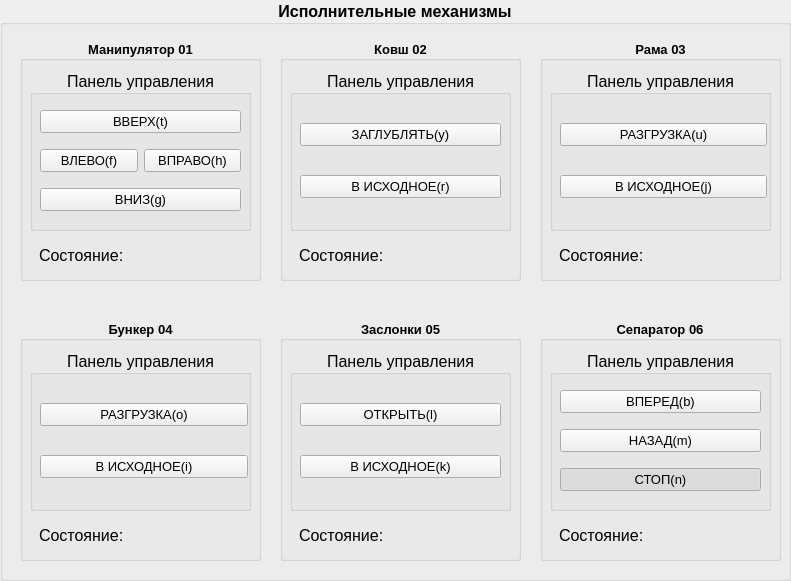
   <widget class="QGroupBox" name="groupBoxActuators">
    <property name="geometry">
     <rect>
      <x>390</x>
      <y>50</y>
      <width>791</width>
      <height>581</height>
     </rect>
    </property>
    <property name="font">
     <font>
      <family>Arial</family>
      <pointsize>12</pointsize>
      <weight>75</weight>
      <bold>true</bold>
     </font>
    </property>
    <property name="title">
     <string>Исполнительные механизмы</string>
    </property>
    <property name="alignment">
     <set>Qt::AlignCenter</set>
    </property>
    <widget class="QGroupBox" name="groupBoxManipulator">
     <property name="geometry">
      <rect>
       <x>20</x>
       <y>40</y>
       <width>241</width>
       <height>241</height>
      </rect>
     </property>
     <property name="font">
      <font>
       <family>Arial</family>
       <pointsize>10</pointsize>
       <weight>75</weight>
       <bold>true</bold>
      </font>
     </property>
     <property name="title">
      <string>Манипулятор 01</string>
     </property>
     <property name="alignment">
      <set>Qt::AlignCenter</set>
     </property>
     <widget class="QWidget" name="horizontalLayoutWidget_2">
      <property name="geometry">
       <rect>
        <x>19</x>
        <y>200</y>
        <width>211</width>
        <height>31</height>
       </rect>
      </property>
      <layout class="QHBoxLayout" name="horizontalLayout_2">
       <item>
        <widget class="QLabel" name="label_6">
         <property name="font">
          <font>
           <family>Arial</family>
           <pointsize>12</pointsize>
           <weight>50</weight>
           <italic>false</italic>
           <bold>false</bold>
          </font>
         </property>
         <property name="text">
          <string>Состояние:</string>
         </property>
         <property name="textFormat">
          <enum>Qt::AutoText</enum>
         </property>
         <property name="margin">
          <number>0</number>
         </property>
        </widget>
       </item>
      </layout>
     </widget>
     <widget class="QGroupBox" name="groupBoxControlManipulator">
      <property name="geometry">
       <rect>
        <x>10</x>
        <y>30</y>
        <width>221</width>
        <height>161</height>
       </rect>
      </property>
      <property name="font">
       <font>
        <family>Arial</family>
        <pointsize>12</pointsize>
        <weight>50</weight>
        <bold>false</bold>
       </font>
      </property>
      <property name="title">
       <string>Панель управления</string>
      </property>
      <property name="alignment">
       <set>Qt::AlignCenter</set>
      </property>
      <widget class="QWidget" name="verticalLayoutWidget">
       <property name="geometry">
        <rect>
         <x>10</x>
         <y>30</y>
         <width>201</width>
         <height>121</height>
        </rect>
       </property>
       <layout class="QVBoxLayout" name="verticalLayout_2">
        <item>
         <widget class="QPushButton" name="pushButtonManipulatorUp">
          <property name="minimumSize">
           <size>
            <width>0</width>
            <height>0</height>
           </size>
          </property>
          <property name="font">
           <font>
            <family>Arial</family>
            <pointsize>10</pointsize>
            <weight>50</weight>
            <bold>false</bold>
           </font>
          </property>
          <property name="inputMethodHints">
           <set>Qt::ImhNone</set>
          </property>
          <property name="text">
           <string>ВВЕРХ(t)</string>
          </property>
          <property name="checkable">
           <bool>true</bool>
          </property>
          <property name="checked">
           <bool>false</bool>
          </property>
         </widget>
        </item>
        <item>
         <layout class="QHBoxLayout" name="horizontalLayout">
          <item>
           <widget class="QPushButton" name="pushButtonManipulatorLeft">
            <property name="font">
             <font>
              <family>Arial</family>
              <pointsize>10</pointsize>
              <weight>50</weight>
              <bold>false</bold>
             </font>
            </property>
            <property name="text">
             <string>ВЛЕВО(f)</string>
            </property>
            <property name="checkable">
             <bool>true</bool>
            </property>
           </widget>
          </item>
          <item>
           <widget class="QPushButton" name="pushButtonManipulatorRight">
            <property name="font">
             <font>
              <family>Arial</family>
              <pointsize>10</pointsize>
              <weight>50</weight>
              <bold>false</bold>
             </font>
            </property>
            <property name="text">
             <string>ВПРАВО(h)</string>
            </property>
            <property name="checkable">
             <bool>true</bool>
            </property>
           </widget>
          </item>
         </layout>
        </item>
        <item>
         <widget class="QPushButton" name="pushButtonManipulatorDown">
          <property name="font">
           <font>
            <family>Arial</family>
            <pointsize>10</pointsize>
            <weight>50</weight>
            <bold>false</bold>
           </font>
          </property>
          <property name="text">
           <string>ВНИЗ(g)</string>
          </property>
          <property name="checkable">
           <bool>true</bool>
          </property>
         </widget>
        </item>
       </layout>
      </widget>
     </widget>
    </widget>
    <widget class="QGroupBox" name="groupBoxLadle">
     <property name="geometry">
      <rect>
       <x>280</x>
       <y>40</y>
       <width>241</width>
       <height>241</height>
      </rect>
     </property>
     <property name="font">
      <font>
       <family>Arial</family>
       <pointsize>10</pointsize>
       <weight>75</weight>
       <bold>true</bold>
      </font>
     </property>
     <property name="title">
      <string>Ковш 02</string>
     </property>
     <property name="alignment">
      <set>Qt::AlignCenter</set>
     </property>
     <widget class="QWidget" name="horizontalLayoutWidget_3">
      <property name="geometry">
       <rect>
        <x>19</x>
        <y>200</y>
        <width>211</width>
        <height>31</height>
       </rect>
      </property>
      <layout class="QHBoxLayout" name="horizontalLayout_3">
       <item>
        <widget class="QLabel" name="label_7">
         <property name="font">
          <font>
           <family>Arial</family>
           <pointsize>12</pointsize>
           <weight>50</weight>
           <italic>false</italic>
           <bold>false</bold>
          </font>
         </property>
         <property name="text">
          <string>Состояние:</string>
         </property>
         <property name="textFormat">
          <enum>Qt::AutoText</enum>
         </property>
         <property name="margin">
          <number>0</number>
         </property>
        </widget>
       </item>
      </layout>
     </widget>
     <widget class="QGroupBox" name="groupBoxControlLadle">
      <property name="geometry">
       <rect>
        <x>10</x>
        <y>30</y>
        <width>221</width>
        <height>161</height>
       </rect>
      </property>
      <property name="font">
       <font>
        <family>Arial</family>
        <pointsize>12</pointsize>
        <weight>50</weight>
        <bold>false</bold>
       </font>
      </property>
      <property name="title">
       <string>Панель управления</string>
      </property>
      <property name="alignment">
       <set>Qt::AlignCenter</set>
      </property>
      <widget class="QWidget" name="verticalLayoutWidget_2">
       <property name="geometry">
        <rect>
         <x>10</x>
         <y>30</y>
         <width>201</width>
         <height>121</height>
        </rect>
       </property>
       <layout class="QVBoxLayout" name="verticalLayout_3">
        <item>
         <widget class="QPushButton" name="pushButtonLadleDown">
          <property name="minimumSize">
           <size>
            <width>0</width>
            <height>0</height>
           </size>
          </property>
          <property name="font">
           <font>
            <family>Arial</family>
            <pointsize>10</pointsize>
            <weight>50</weight>
            <bold>false</bold>
           </font>
          </property>
          <property name="inputMethodHints">
           <set>Qt::ImhNone</set>
          </property>
          <property name="text">
           <string>ЗАГЛУБЛЯТЬ(y)</string>
          </property>
          <property name="checkable">
           <bool>true</bool>
          </property>
          <property name="checked">
           <bool>false</bool>
          </property>
         </widget>
        </item>
        <item>
         <widget class="QPushButton" name="pushButtonLadleUp">
          <property name="minimumSize">
           <size>
            <width>0</width>
            <height>0</height>
           </size>
          </property>
          <property name="font">
           <font>
            <family>Arial</family>
            <pointsize>10</pointsize>
            <weight>50</weight>
            <bold>false</bold>
           </font>
          </property>
          <property name="inputMethodHints">
           <set>Qt::ImhNone</set>
          </property>
          <property name="text">
           <string>В ИСХОДНОЕ(r)</string>
          </property>
          <property name="checkable">
           <bool>true</bool>
          </property>
          <property name="checked">
           <bool>false</bool>
          </property>
         </widget>
        </item>
       </layout>
      </widget>
     </widget>
    </widget>
    <widget class="QGroupBox" name="groupBoxFrame">
     <property name="geometry">
      <rect>
       <x>540</x>
       <y>40</y>
       <width>241</width>
       <height>241</height>
      </rect>
     </property>
     <property name="font">
      <font>
       <family>Arial</family>
       <pointsize>10</pointsize>
       <weight>75</weight>
       <bold>true</bold>
      </font>
     </property>
     <property name="title">
      <string>Рама 03</string>
     </property>
     <property name="alignment">
      <set>Qt::AlignCenter</set>
     </property>
     <widget class="QWidget" name="horizontalLayoutWidget_4">
      <property name="geometry">
       <rect>
        <x>19</x>
        <y>200</y>
        <width>211</width>
        <height>31</height>
       </rect>
      </property>
      <layout class="QHBoxLayout" name="horizontalLayout_4">
       <item>
        <widget class="QLabel" name="label_8">
         <property name="font">
          <font>
           <family>Arial</family>
           <pointsize>12</pointsize>
           <weight>50</weight>
           <italic>false</italic>
           <bold>false</bold>
          </font>
         </property>
         <property name="text">
          <string>Состояние:</string>
         </property>
         <property name="textFormat">
          <enum>Qt::AutoText</enum>
         </property>
         <property name="margin">
          <number>0</number>
         </property>
        </widget>
       </item>
      </layout>
     </widget>
     <widget class="QGroupBox" name="groupBoxControlFrame">
      <property name="geometry">
       <rect>
        <x>10</x>
        <y>30</y>
        <width>221</width>
        <height>161</height>
       </rect>
      </property>
      <property name="font">
       <font>
        <family>Arial</family>
        <pointsize>12</pointsize>
        <weight>50</weight>
        <bold>false</bold>
       </font>
      </property>
      <property name="title">
       <string>Панель управления</string>
      </property>
      <property name="alignment">
       <set>Qt::AlignCenter</set>
      </property>
      <widget class="QWidget" name="verticalLayoutWidget_3">
       <property name="geometry">
        <rect>
         <x>10</x>
         <y>30</y>
         <width>207</width>
         <height>121</height>
        </rect>
       </property>
       <layout class="QVBoxLayout" name="verticalLayout_4">
        <item>
         <widget class="QPushButton" name="pushButtonFrameUp">
          <property name="minimumSize">
           <size>
            <width>0</width>
            <height>0</height>
           </size>
          </property>
          <property name="font">
           <font>
            <family>Arial</family>
            <pointsize>10</pointsize>
            <weight>50</weight>
            <bold>false</bold>
           </font>
          </property>
          <property name="inputMethodHints">
           <set>Qt::ImhNone</set>
          </property>
          <property name="text">
           <string>РАЗГРУЗКА(u)</string>
          </property>
          <property name="checkable">
           <bool>true</bool>
          </property>
          <property name="checked">
           <bool>false</bool>
          </property>
         </widget>
        </item>
        <item>
         <widget class="QPushButton" name="pushButtonFrameDown">
          <property name="minimumSize">
           <size>
            <width>0</width>
            <height>0</height>
           </size>
          </property>
          <property name="font">
           <font>
            <family>Arial</family>
            <pointsize>10</pointsize>
            <weight>50</weight>
            <bold>false</bold>
           </font>
          </property>
          <property name="inputMethodHints">
           <set>Qt::ImhNone</set>
          </property>
          <property name="text">
           <string>В ИСХОДНОЕ(j)</string>
          </property>
          <property name="checkable">
           <bool>true</bool>
          </property>
          <property name="checked">
           <bool>false</bool>
          </property>
         </widget>
        </item>
       </layout>
      </widget>
     </widget>
    </widget>
    <widget class="QGroupBox" name="groupBoxBunker">
     <property name="geometry">
      <rect>
       <x>20</x>
       <y>320</y>
       <width>241</width>
       <height>241</height>
      </rect>
     </property>
     <property name="font">
      <font>
       <family>Arial</family>
       <pointsize>10</pointsize>
       <weight>75</weight>
       <bold>true</bold>
      </font>
     </property>
     <property name="title">
      <string>Бункер 04</string>
     </property>
     <property name="alignment">
      <set>Qt::AlignCenter</set>
     </property>
     <widget class="QWidget" name="horizontalLayoutWidget_5">
      <property name="geometry">
       <rect>
        <x>19</x>
        <y>200</y>
        <width>211</width>
        <height>31</height>
       </rect>
      </property>
      <layout class="QHBoxLayout" name="horizontalLayout_5">
       <item>
        <widget class="QLabel" name="label_9">
         <property name="font">
          <font>
           <family>Arial</family>
           <pointsize>12</pointsize>
           <weight>50</weight>
           <italic>false</italic>
           <bold>false</bold>
          </font>
         </property>
         <property name="text">
          <string>Состояние:</string>
         </property>
         <property name="textFormat">
          <enum>Qt::AutoText</enum>
         </property>
         <property name="margin">
          <number>0</number>
         </property>
        </widget>
       </item>
      </layout>
     </widget>
     <widget class="QGroupBox" name="groupBoxControlBunker">
      <property name="geometry">
       <rect>
        <x>10</x>
        <y>30</y>
        <width>221</width>
        <height>161</height>
       </rect>
      </property>
      <property name="font">
       <font>
        <family>Arial</family>
        <pointsize>12</pointsize>
        <weight>50</weight>
        <bold>false</bold>
       </font>
      </property>
      <property name="title">
       <string>Панель управления</string>
      </property>
      <property name="alignment">
       <set>Qt::AlignCenter</set>
      </property>
      <widget class="QWidget" name="verticalLayoutWidget_4">
       <property name="geometry">
        <rect>
         <x>10</x>
         <y>30</y>
         <width>208</width>
         <height>121</height>
        </rect>
       </property>
       <layout class="QVBoxLayout" name="verticalLayout_5">
        <item>
         <widget class="QPushButton" name="pushButtonBunkerUp">
          <property name="minimumSize">
           <size>
            <width>0</width>
            <height>0</height>
           </size>
          </property>
          <property name="font">
           <font>
            <family>Arial</family>
            <pointsize>10</pointsize>
            <weight>50</weight>
            <bold>false</bold>
           </font>
          </property>
          <property name="inputMethodHints">
           <set>Qt::ImhNone</set>
          </property>
          <property name="text">
           <string>РАЗГРУЗКА(o)</string>
          </property>
          <property name="checkable">
           <bool>true</bool>
          </property>
          <property name="checked">
           <bool>false</bool>
          </property>
         </widget>
        </item>
        <item>
         <widget class="QPushButton" name="pushButtonBunkerDown">
          <property name="minimumSize">
           <size>
            <width>0</width>
            <height>0</height>
           </size>
          </property>
          <property name="font">
           <font>
            <family>Arial</family>
            <pointsize>10</pointsize>
            <weight>50</weight>
            <bold>false</bold>
           </font>
          </property>
          <property name="inputMethodHints">
           <set>Qt::ImhNone</set>
          </property>
          <property name="text">
           <string>В ИСХОДНОЕ(i)</string>
          </property>
          <property name="checkable">
           <bool>true</bool>
          </property>
          <property name="checked">
           <bool>false</bool>
          </property>
         </widget>
        </item>
       </layout>
      </widget>
     </widget>
    </widget>
    <widget class="QGroupBox" name="groupBoxFlaps">
     <property name="geometry">
      <rect>
       <x>280</x>
       <y>320</y>
       <width>241</width>
       <height>241</height>
      </rect>
     </property>
     <property name="font">
      <font>
       <family>Arial</family>
       <pointsize>10</pointsize>
       <weight>75</weight>
       <bold>true</bold>
      </font>
     </property>
     <property name="title">
      <string>Заслонки 05</string>
     </property>
     <property name="alignment">
      <set>Qt::AlignCenter</set>
     </property>
     <widget class="QWidget" name="horizontalLayoutWidget_6">
      <property name="geometry">
       <rect>
        <x>19</x>
        <y>200</y>
        <width>211</width>
        <height>31</height>
       </rect>
      </property>
      <layout class="QHBoxLayout" name="horizontalLayout_6">
       <item>
        <widget class="QLabel" name="label_10">
         <property name="font">
          <font>
           <family>Arial</family>
           <pointsize>12</pointsize>
           <weight>50</weight>
           <italic>false</italic>
           <bold>false</bold>
          </font>
         </property>
         <property name="text">
          <string>Состояние:</string>
         </property>
         <property name="textFormat">
          <enum>Qt::AutoText</enum>
         </property>
         <property name="margin">
          <number>0</number>
         </property>
        </widget>
       </item>
      </layout>
     </widget>
     <widget class="QGroupBox" name="groupBoxControlFlaps">
      <property name="geometry">
       <rect>
        <x>10</x>
        <y>30</y>
        <width>221</width>
        <height>161</height>
       </rect>
      </property>
      <property name="font">
       <font>
        <family>Arial</family>
        <pointsize>12</pointsize>
        <weight>50</weight>
        <bold>false</bold>
       </font>
      </property>
      <property name="title">
       <string>Панель управления</string>
      </property>
      <property name="alignment">
       <set>Qt::AlignCenter</set>
      </property>
      <widget class="QWidget" name="verticalLayoutWidget_5">
       <property name="geometry">
        <rect>
         <x>10</x>
         <y>30</y>
         <width>201</width>
         <height>121</height>
        </rect>
       </property>
       <layout class="QVBoxLayout" name="verticalLayout_6">
        <item>
         <widget class="QPushButton" name="pushButtonFlapsUp">
          <property name="minimumSize">
           <size>
            <width>0</width>
            <height>0</height>
           </size>
          </property>
          <property name="font">
           <font>
            <family>Arial</family>
            <pointsize>10</pointsize>
            <weight>50</weight>
            <bold>false</bold>
           </font>
          </property>
          <property name="inputMethodHints">
           <set>Qt::ImhNone</set>
          </property>
          <property name="text">
           <string>ОТКРЫТЬ(l)</string>
          </property>
          <property name="checkable">
           <bool>true</bool>
          </property>
          <property name="checked">
           <bool>false</bool>
          </property>
         </widget>
        </item>
        <item>
         <widget class="QPushButton" name="pushButtonFlapsDown">
          <property name="minimumSize">
           <size>
            <width>0</width>
            <height>0</height>
           </size>
          </property>
          <property name="font">
           <font>
            <family>Arial</family>
            <pointsize>10</pointsize>
            <weight>50</weight>
            <bold>false</bold>
           </font>
          </property>
          <property name="inputMethodHints">
           <set>Qt::ImhNone</set>
          </property>
          <property name="text">
           <string>В ИСХОДНОЕ(k)</string>
          </property>
          <property name="checkable">
           <bool>true</bool>
          </property>
          <property name="checked">
           <bool>false</bool>
          </property>
         </widget>
        </item>
       </layout>
      </widget>
     </widget>
    </widget>
    <widget class="QGroupBox" name="groupBoxSeparator">
     <property name="geometry">
      <rect>
       <x>540</x>
       <y>320</y>
       <width>241</width>
       <height>241</height>
      </rect>
     </property>
     <property name="font">
      <font>
       <family>Arial</family>
       <pointsize>10</pointsize>
       <weight>75</weight>
       <bold>true</bold>
      </font>
     </property>
     <property name="title">
      <string>Сепаратор 06</string>
     </property>
     <property name="alignment">
      <set>Qt::AlignCenter</set>
     </property>
     <widget class="QWidget" name="horizontalLayoutWidget_7">
      <property name="geometry">
       <rect>
        <x>19</x>
        <y>200</y>
        <width>211</width>
        <height>31</height>
       </rect>
      </property>
      <layout class="QHBoxLayout" name="horizontalLayout_7">
       <item>
        <widget class="QLabel" name="label_11">
         <property name="font">
          <font>
           <family>Arial</family>
           <pointsize>12</pointsize>
           <weight>50</weight>
           <italic>false</italic>
           <bold>false</bold>
          </font>
         </property>
         <property name="text">
          <string>Состояние:</string>
         </property>
         <property name="textFormat">
          <enum>Qt::AutoText</enum>
         </property>
         <property name="margin">
          <number>0</number>
         </property>
        </widget>
       </item>
      </layout>
     </widget>
     <widget class="QGroupBox" name="groupBoxControlSeparator">
      <property name="geometry">
       <rect>
        <x>10</x>
        <y>30</y>
        <width>221</width>
        <height>161</height>
       </rect>
      </property>
      <property name="font">
       <font>
        <family>Arial</family>
        <pointsize>12</pointsize>
        <weight>50</weight>
        <bold>false</bold>
       </font>
      </property>
      <property name="title">
       <string>Панель управления</string>
      </property>
      <property name="alignment">
       <set>Qt::AlignCenter</set>
      </property>
      <widget class="QWidget" name="verticalLayoutWidget_6">
       <property name="geometry">
        <rect>
         <x>10</x>
         <y>30</y>
         <width>201</width>
         <height>121</height>
        </rect>
       </property>
       <layout class="QVBoxLayout" name="verticalLayout_7">
        <item>
         <widget class="QPushButton" name="pushButtonSeparatorUp">
          <property name="minimumSize">
           <size>
            <width>0</width>
            <height>0</height>
           </size>
          </property>
          <property name="font">
           <font>
            <family>Arial</family>
            <pointsize>10</pointsize>
            <weight>50</weight>
            <bold>false</bold>
           </font>
          </property>
          <property name="inputMethodHints">
           <set>Qt::ImhNone</set>
          </property>
          <property name="text">
           <string>ВПЕРЕД(b)</string>
          </property>
          <property name="checkable">
           <bool>true</bool>
          </property>
          <property name="checked">
           <bool>false</bool>
          </property>
         </widget>
        </item>
        <item>
         <widget class="QPushButton" name="pushButtonSeparatorDown">
          <property name="minimumSize">
           <size>
            <width>0</width>
            <height>0</height>
           </size>
          </property>
          <property name="font">
           <font>
            <family>Arial</family>
            <pointsize>10</pointsize>
            <weight>50</weight>
            <bold>false</bold>
           </font>
          </property>
          <property name="inputMethodHints">
           <set>Qt::ImhNone</set>
          </property>
          <property name="text">
           <string>НАЗАД(m)</string>
          </property>
          <property name="checkable">
           <bool>true</bool>
          </property>
          <property name="checked">
           <bool>false</bool>
          </property>
         </widget>
        </item>
        <item>
         <widget class="QPushButton" name="pushButtonSeparatorStop">
          <property name="minimumSize">
           <size>
            <width>0</width>
            <height>0</height>
           </size>
          </property>
          <property name="font">
           <font>
            <family>Arial</family>
            <pointsize>10</pointsize>
            <weight>50</weight>
            <bold>false</bold>
           </font>
          </property>
          <property name="inputMethodHints">
           <set>Qt::ImhNone</set>
          </property>
          <property name="text">
           <string>СТОП(n)</string>
          </property>
          <property name="checkable">
           <bool>true</bool>
          </property>
          <property name="checked">
           <bool>true</bool>
          </property>
         </widget>
        </item>
       </layout>
      </widget>
     </widget>
    </widget>
   </widget>
